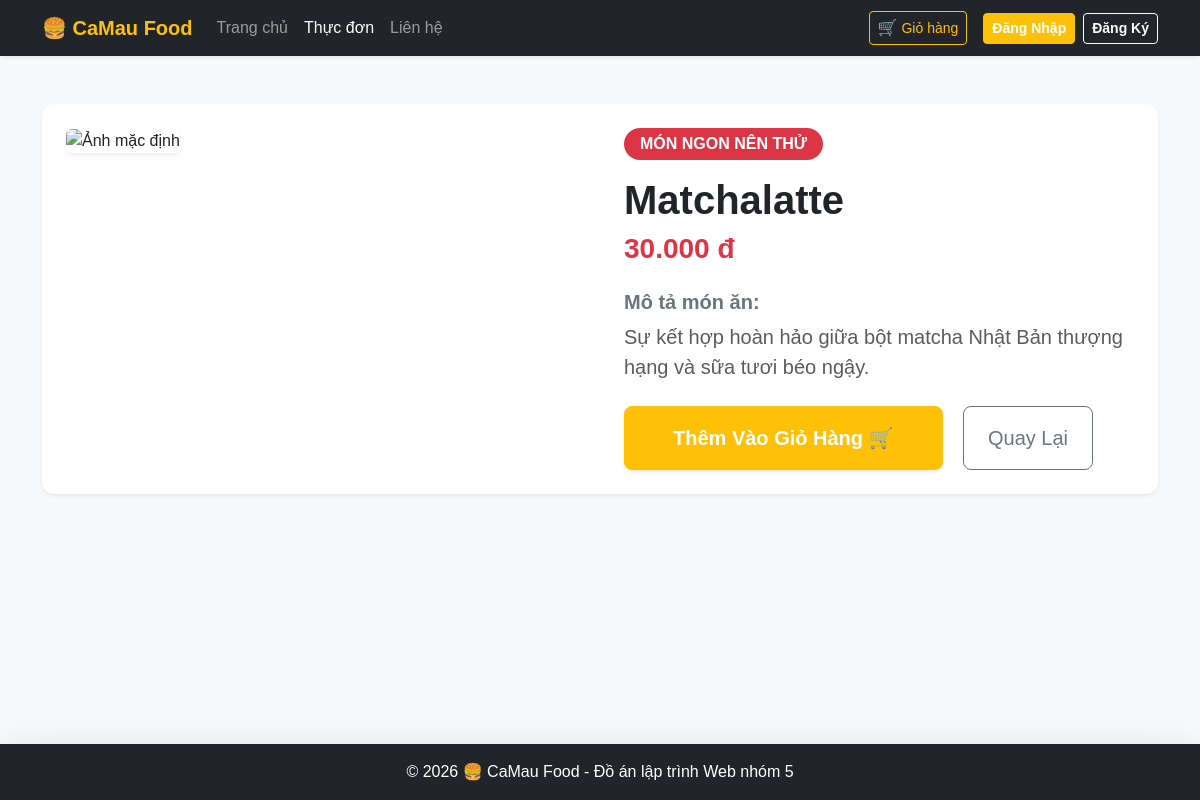
/detail.php?id=12, run on the app's committed database.
### tables this page shows
CREATE TABLE `products` (
  `id` int(11) NOT NULL,
  `category_id` int(11) NOT NULL,
  `name` varchar(255) NOT NULL,
  `price` int(11) NOT NULL,
  `image` varchar(255) DEFAULT NULL,
  `description` text DEFAULT NULL,
  `created_at` timestamp NOT NULL DEFAULT current_timestamp()
);

### detail.php (the view, shortened to what this page needs)
<?php
require_once 'config/database.php';
$id = isset($_GET['id']) ? intval($_GET['id']) : 0;
try {
    $stmt = $conn->prepare("SELECT * FROM products WHERE id = :id");
    $stmt->execute(['id' => $id]);
    $product = $stmt->fetch(PDO::FETCH_ASSOC);
} catch (PDOException $e) {
    die("Lỗi hệ thống: " . $e->getMessage());
}
?>
<!DOCTYPE html>
<html lang="vi">
<head>
    <link href="https://cdn.jsdelivr.net/npm/bootstrap@5.3.0/dist/css/bootstrap.min.css" rel="stylesheet">
    <link href="assets/css/style.css" rel="stylesheet">
</head>
<body class="bg-light d-flex flex-column min-vh-100">
    <div class="toast-container position-fixed top-0 end-0 p-3 detail-toast-container">
    </div>
    <nav class="navbar navbar-expand-lg navbar-dark bg-dark shadow-sm">
        <div class="container">
            <a class="navbar-brand fw-bold text-warning" href="index.php">🍔 CaMau Food</a>
            <div class="collapse navbar-collapse" id="navbarNav">
                <ul class="navbar-nav me-auto mb-2 mb-lg-0">
                    <li class="nav-item"><a class="nav-link" href="index.php">Trang chủ</a></li>
                    <li class="nav-item"><a class="nav-link active" href="menu.php">Thực đơn</a></li>
                    <li class="nav-item"><a class="nav-link" href="contact.php">Liên hệ</a></li>
                </ul>
                <div class="d-flex align-items-center ms-auto">
                    <a href="cart.php" class="btn btn-outline-warning btn-sm me-3 position-relative d-flex align-items-center px-2 py-1">
                        <span class="fs-6 me-1">🛒</span> Giỏ hàng
                    </a>
                    <?php if (isset($_SESSION['user'])): ?>
                        <span class="text-light me-3">Xin chào, <b class="text-warning"><?= htmlspecialchars($_SESSION['user']['fullname']) ?></b>!</span>
                        <?php if ($_SESSION['user']['role'] === 'admin'): ?>
                            <a href="admin/index.php" class="btn btn-danger btn-sm me-2">Quản trị 👑</a>
                        <?php endif; ?>
                        <a href="logout.php" class="btn btn-secondary btn-sm">Đăng xuất</a>
                    <?php else: ?>
                        <a href="login.php" class="btn btn-warning text-white fw-bold btn-sm me-2">Đăng Nhập</a>
                        <a href="register.php" class="btn btn-outline-light btn-sm fw-bold">Đăng Ký</a>
                    <?php endif; ?>
                </div>
            </div>
        </div>
    </nav>
    <div class="container my-5 flex-grow-1">
        <div class="card shadow-sm border-0 p-4 bg-white page-card-rounded">
            <div class="row g-5">
                <div class="col-12 col-md-6">
                    <?php if (!empty($product['image']) && file_exists('uploads/' . $product['image'])): ?>
                        <img src="uploads/<?= htmlspecialchars($product['image']) ?>" class="img-fluid rounded shadow-sm w-100 detail-product-image" alt="<?= htmlspecialchars($product['name']) ?>">
                    <?php else: ?>
                        <img src="https://images.unsplash.com/photo-1546069901-ba9599a7e63c?q=80&w=600&h=450&fit=crop" class="img-fluid rounded shadow-sm w-100 detail-product-image" alt="Ảnh mặc định">
                    <?php endif; ?>
                </div>
                <div class="col-12 col-md-6 d-flex flex-column justify-content-center">
                    <span class="badge bg-danger p-2 px-3 align-self-start mb-3 fs-6 rounded-pill">MÓN NGON NÊN THỬ</span>
                    <h1 class="fw-bold text-dark mb-2"><?= htmlspecialchars($product['name']) ?></h1>
                    <h3 class="text-danger fw-bold mb-4"><?= number_format($product['price'], 0, ',', '.') ?> đ</h3>
                    <h5 class="fw-bold text-secondary">Mô tả món ăn:</h5>
                    <p class="text-muted fs-5 lh-base mb-4">
                        <?= !empty($product['description']) ? htmlspecialchars($product['description']) : 'Món ăn thơm ngon đậm đà hương vị, được chế biến sạch sẽ từ những nguyên liệu tươi ngon nhất, đảm bảo vệ sinh an toàn thực phẩm.' ?>
                    </p>
                    <div class="d-grid gap-2 d-md-block">
                        <a href="add_to_cart.php?id=<?= $product['id'] ?>" class="btn btn-warning text-white btn-lg fw-bold px-5 py-3 shadow-sm me-md-3 detail-action-btn">Thêm Vào Giỏ Hàng 🛒</a>
                        <a href="index.php" class="btn btn-outline-secondary btn-lg px-4 py-3 detail-action-btn">Quay Lại</a>
                    </div>
                </div>
            </div>
        </div>
    </div>
    <?php include 'footer.php'; ?>
</body>
</html>

### assets/css/style.css (style rules this page uses)
body { background-color: #f8f9fa; font-family: Arial, Helvetica, sans-serif; }
.home-toast-container, .detail-toast-container { z-index: 1100; margin-top: 65px; }
.page-card-rounded { border-radius: 12px; }
.detail-product-image { max-height: 400px; object-fit: cover; }
.detail-action-btn { border-radius: 8px; }

### data on the page
products: name "Matchalatte", price "30.000", description "Sự kết hợp hoàn hảo giữa bột matcha Nhật Bản thượng hạng và sữa tươi béo ngậy."
